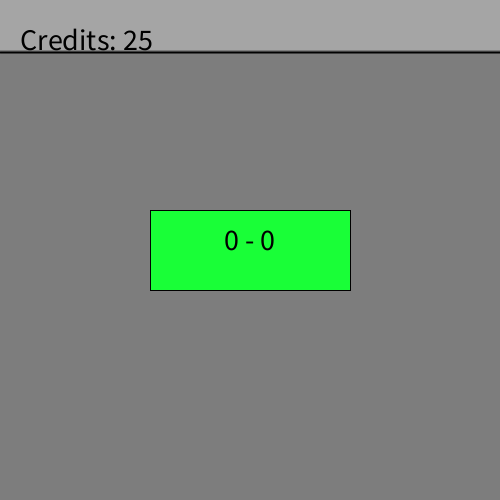
Frame 1 (no input)
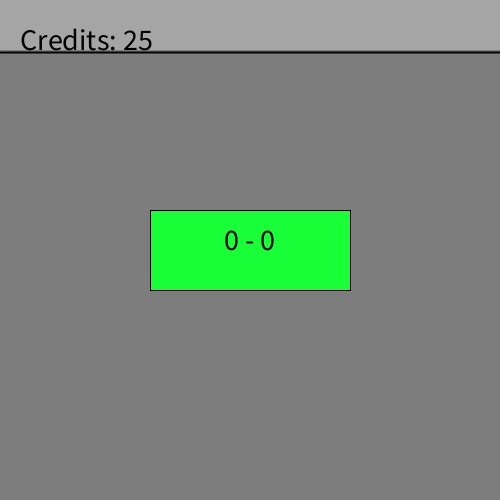
Frame 60 (the mouse pressed at the canvas centre just before this capture)
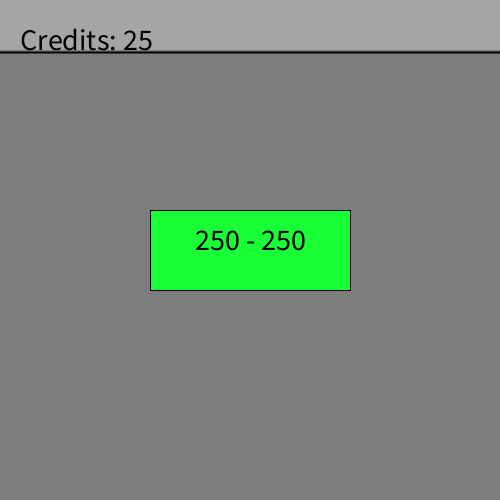
Frame 120 (the mouse held since frame 60 and released just before this capture)

The Processing sketch that drew these frames (run headless with seeded random() and noise(); from frame 60 on, the mouse is pressed at the canvas centre):

// Processing sketch: X_Y_coordinaten_25_credit_dubbel
// ── X_Y_coordinaten_25_credit_dubbel.pde
/*
Luis Zhunio
klas SEB A DT
Datum 7-2-2019
Opdracht: module 3, oefenopgave 3.8
***************************************/

void settings(){
    size(wBreedte,wHoogte);
}
void setup(){

    creditStart=25;
    creditVerdient=1;
    creditVerliest=1;
    coordinatenEven=0;
    creditEvenDubbel=2;
    creditEvenDrie=3;
    creditEvenVier=5;
    creditEvenGroteVijf=10;
}
void draw(){
   background(125);

     mousePositie();
     creditStart();
    if (creditStart < 1){
        creditStart=25;
  }
   }

// ── functies.pde
void creditStart(){
    noStroke();
  fill(165);
  rectMode(LEFT);
  rect(0,0,width,50);
  fill(0);
  textAlign(LEFT);
  text("Credits: "+ creditStart,20,50);
  stroke(1);
  strokeWeight(2);
  line(0,52,width,52);

 }

void mousePositie(){ 
 
      fill(25,255,55);
       strokeWeight(1);
      rectMode(CENTER);
      rect(width/2,height/2,200,80);
      fill(0);
      textAlign(CENTER);
      textSize(30);
      text(mouseX + " - "+ mouseY,width/2,height/2);
}

void mouseClicked() {
    xCoordinaat =mouseX%2;
    yCoordinaat =mouseY%2;
    if (xCoordinaat==0 & yCoordinaat==0){
      mousePositie();
      coordinatenEven++;
      switch(coordinatenEven){
      case 1:
      creditStart=creditStart+creditVerdient;
      break;
      case 2:
      creditStart=creditStart+creditEvenDubbel;
      break;
      case 3:
      creditStart=creditStart+creditEvenDrie;
      break;
      case 4:
      creditStart=creditStart+creditEvenVier;
      break;
      }
     if (coordinatenEven>=5){
      creditStart=creditStart+creditEvenGroteVijf;}
      //coordinatenEven=0;      
      textAlign(RIGHT);
      text("; )",width-50,50 );
    } else{
      creditStart=creditStart-creditVerliest;
      coordinatenEven=0;
      textAlign(RIGHT);
      text(": (",width-50,50 );
      
  }
}

// ── variables.pde
 int xCoordinaat;  // mouse x coördinat
 int yCoordinaat ;  //mouse y coördinat
 int creditStart;    // credits start
 int creditVerdient;  //credit verdient wanneer coördinaten even
 int creditVerliest;  //credit verliest wanneer coördinaten oneven
 int wBreedte=500;  //breedte window
int wHoogte=500;   //hoogte window
int coordinatenEven;
int creditEvenDubbel;
int creditEvenDrie;
int creditEvenVier;
int creditEvenGroteVijf;
